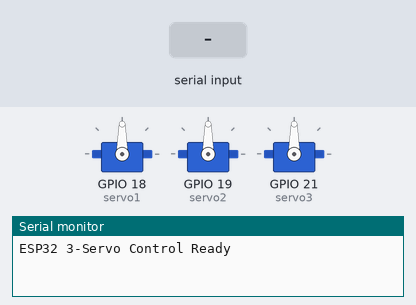
Bench run of a sketch on a simulated ESP32. Parts: 3 × servo, the last lines printed to the serial monitor. The inputs (shaded band) are chosen by the test bench.

Above: at 1.2 s.
1.3 s: "90,45,200\n" received over Serial
At 1.6 s:
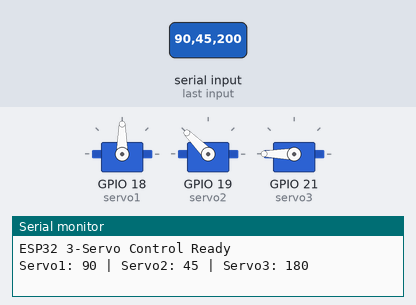
2.8 s: "30,150,10\n" received over Serial
At 3.9 s:
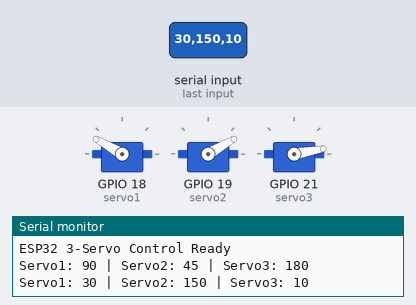
4.3 s: "1,90,45\n" received over Serial
At 5.1 s:
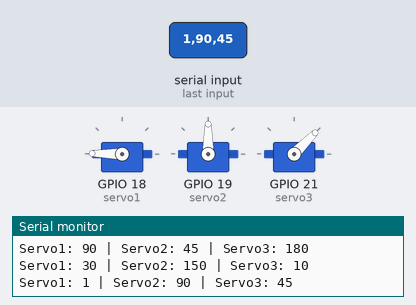
Timing chart, 0 to 7.3 s (numbered marks = the images above; inputs shaded):
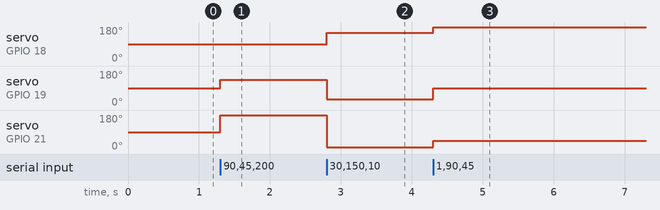

Measured:
- after the input at 1.3 s, servo on GPIO 19 (servo2): 90° → 135° at once; servo on GPIO 21 (servo3): 90° → 180° at once
- after the input at 2.8 s, servo on GPIO 18 (servo1): 90° → 150° at once; servo on GPIO 19 (servo2): 135° → 30° at once; servo on GPIO 21 (servo3): 180° → 10° at once
- after the input at 4.3 s, servo on GPIO 18 (servo1): 150° → 179° at once; servo on GPIO 19 (servo2): 30° → 90° at once; servo on GPIO 21 (servo3): 10° → 45° at once

The sketch:

hand_esp.ino
```cpp
#include <ESP32Servo.h>

Servo servo1;
Servo servo2;
Servo servo3;

int angle1 = 90;
int angle2 = 90;
int angle3 = 90;
String inputString = "";

void setup() {
  Serial.begin(115200);
  servo1.attach(18);
  servo2.attach(19);
  servo3.attach(21);

  servo1.write(angle1);
  servo2.write(angle2);
  servo3.write(angle3);

  Serial.println("ESP32 3-Servo Control Ready");
}

void loop() {
  while (Serial.available() > 0) {
    char inChar = (char)Serial.read();
    if (inChar == '\n') {
      parseData(inputString);
      inputString = "";
    } else {
      inputString += inChar;
    }
  }
}

void parseData(String data) {
  int firstComma = data.indexOf(',');
  int secondComma = data.indexOf(',', firstComma + 1);

  if (firstComma > 0 && secondComma > firstComma) {
    int x = data.substring(0, firstComma).toInt();
    int y = data.substring(firstComma + 1, secondComma).toInt();
    int z = data.substring(secondComma + 1).toInt();

    // Constrain values between 0 and 180 degrees
    x = constrain(x, 0, 180);
    y = constrain(y, 0, 180);
    z = constrain(z, 0, 180);

    // Move the servos
    servo1.write(180 - x);
    servo2.write(180 - y);
    servo3.write(z);

    // Debug print
    Serial.print("Servo1: ");
    Serial.print(x);
    Serial.print(" | Servo2: ");
    Serial.print(y);
    Serial.print(" | Servo3: ");
    Serial.println(z);
  }
}
```
